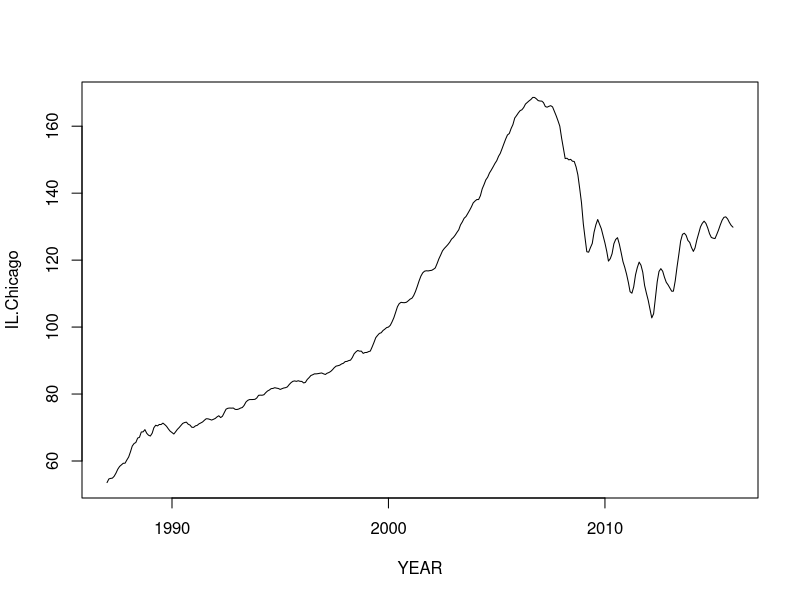
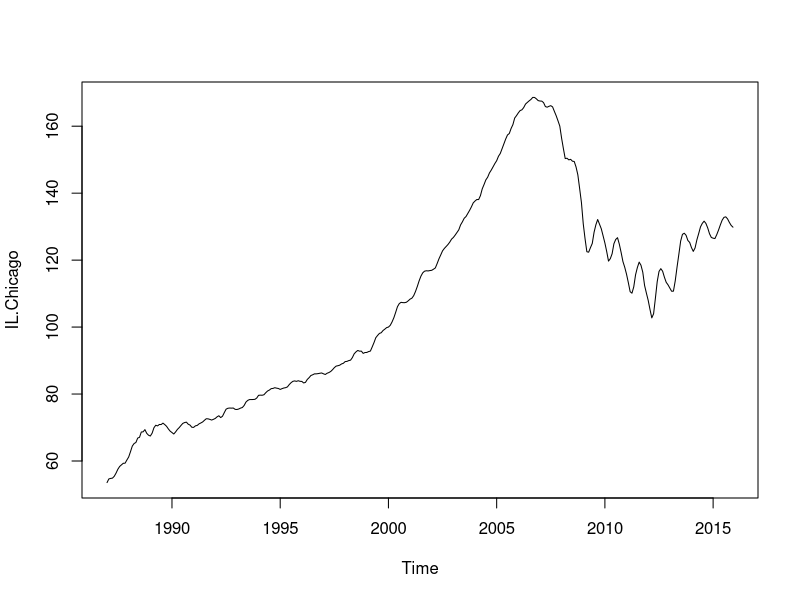
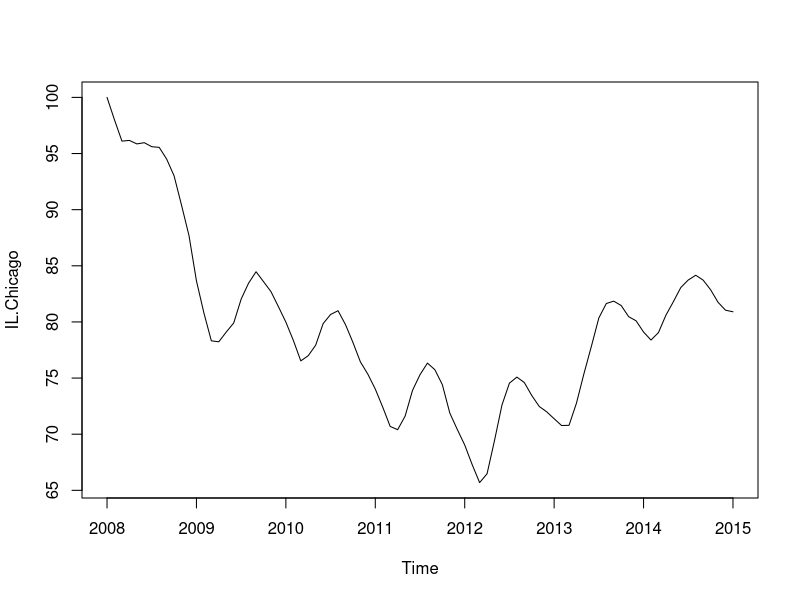
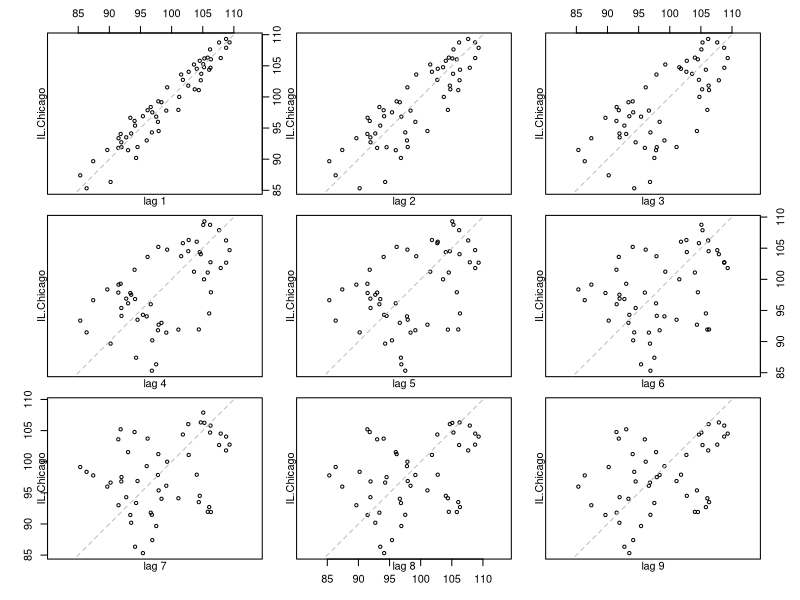
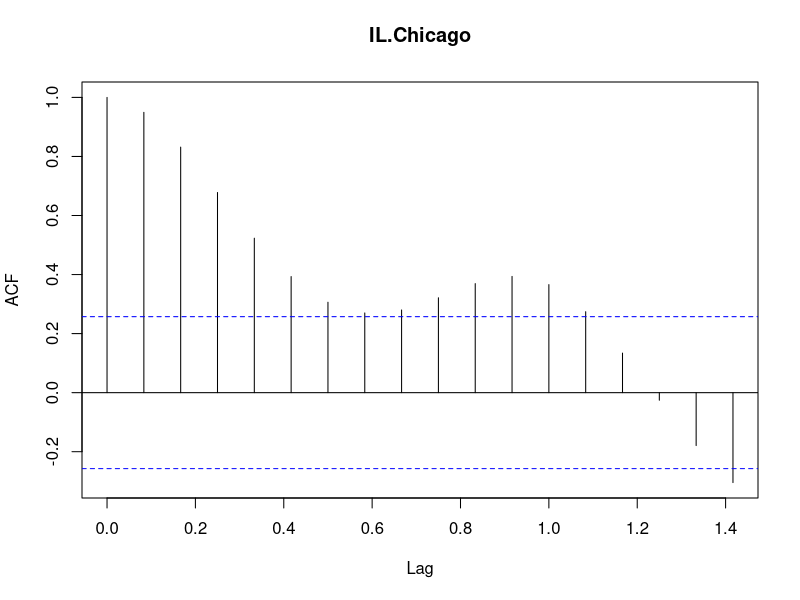
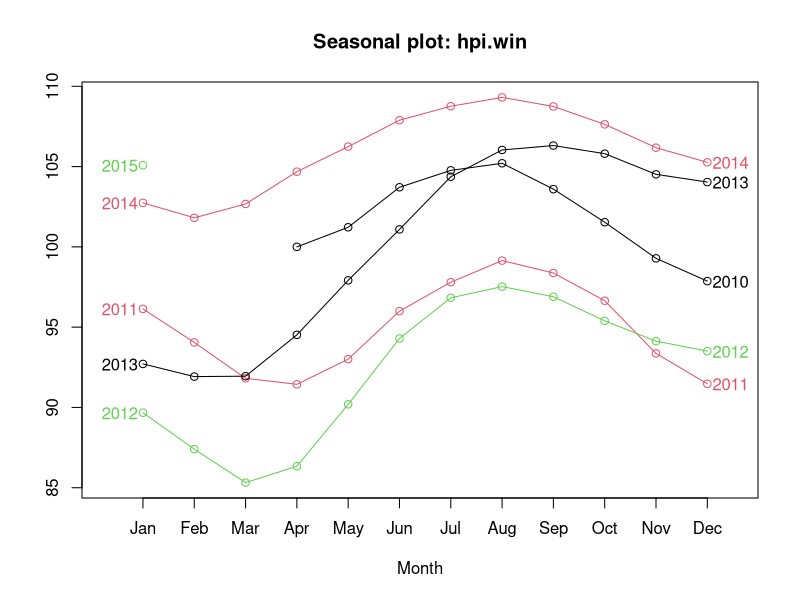
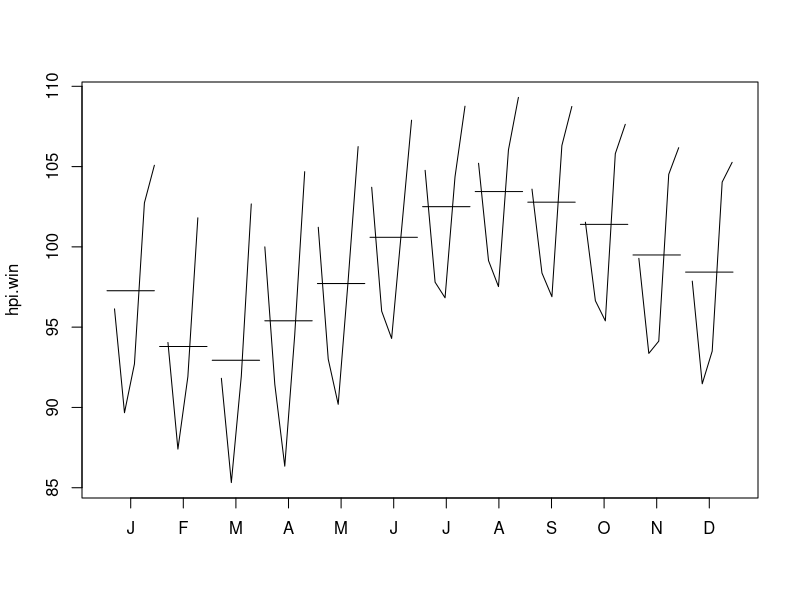
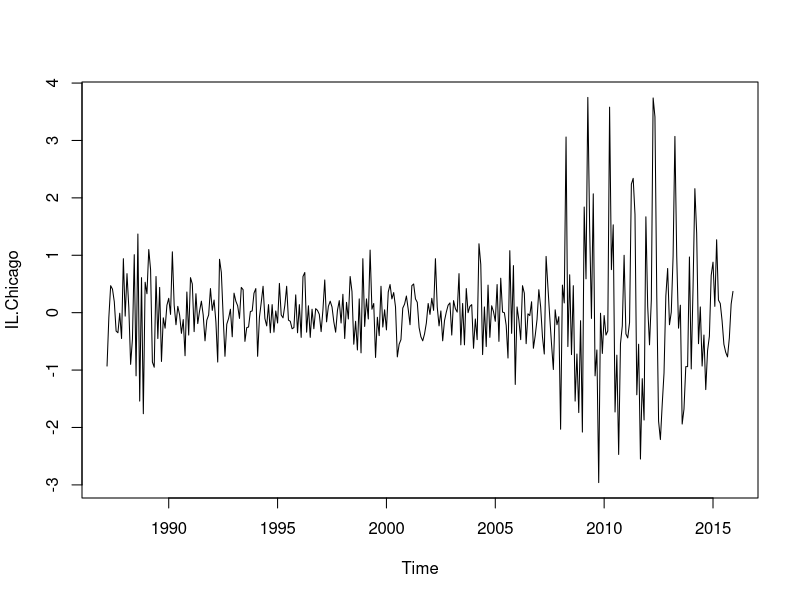

The R source for these figures, in order:
############################################################################################################################
##Lets do something that we have done before i.e. prep up the data, set the working directory etc. 
############################################################################################################################
## Set the working directory
setwd("your working directory based on MAC or PC")

##Read the file in a dataframe with pipe (|) delimiter. 
hpi=read.csv("hpi.csv",sep="|")

##lets subset the relevant data from the entire dataset. 
hpi.ss=hpi[c("YEAR","IL.Chicago")]

## convert the IL.chicago to the standard inflation adjustment transformation. 
## install package to do some manipulation with year column and remove space and append 01 to make it look like a date and not string. 

install.packages("stringr")
library(stringr)

## Remove the empty space between year and month and then put 01 in the front of the string. 
## ^ means starting of the string. 
hpi.ss$YEAR=str_replace(str_replace(hpi.ss$YEAR," ",""),"^","01")
## convert this string into a data by using as.Date function.  We need to give the format. %d stands for day
## %B stands for month in full form e.g. March. %Y stands for year in full form e.g. 2016. 
hpi.ss$YEAR=as.Date(hpi.ss$YEAR,"%d%B%Y")
## Lets plot the graph. 
plot(hpi.ss,type='l')

##However, hpi.ss is a dataframe and we need to convert it into a time series datatype. 
## We will create a function that takes the two inputs (dataframe like hpi.ss and frequency of the data)
## since our data is monthly, our frequency is 12.  If it was quarterly ...
## The function extracts start year, start month, end year, end month and use ts function to create a time series. 
DataframeTS = function(x,y) {
  styr=as.numeric(format((head(x[1],1)),"%Y"))
  stmth=as.numeric(format((head(x[1],1)),"%m"))
  endyr=as.numeric(format((tail(x[1],1)),"%Y"))
  endmth=as.numeric(format((tail(x[1],1)),"%m"))
  return(ts(x[2],start=c(styr,stmth),end=c(endyr,endmth),frequency=y))
}
## Use this function to create a time series.  
hpi.ts=DataframeTS(hpi.ss,12)

## lets plot it with line type= line. 
plot.ts(hpi.ts,type='l')

## Lets create a function to do adjustment to the series. 
## This function takes a time series as an input and divides the entire time series by its first value. 
tsScale=function(x){
  fe=x[1]
  return((x/fe)*100)
}
## Since we are interested in recent data (2008 onwards), lets subset the time series by using a function window. 
hpi.win=window(hpi.ts,start=2008,end=2015)
## apply the tsScale function to see data as percentage of 2008 level. 
hpi.win=tsScale(hpi.win)
## plot the data and see if it makes sense from forecasting purpose. 
plot(hpi.win)
## This may pose a problem from our mean or drift methods. We may get a forecast which is influenced by 2008 super high values. 
## So lets pick a smaller slice that has consistent trend. 
hpi.win=window(hpi.ts,start=2010+.25,end=2015)
## Lets apply the function that we created in earlier step once again. 
hpi.win=tsScale(hpi.win)
## Lets do the lag of the data (correlogram) to see if it is a good candidate for time series forecast. 
lag.plot(hpi.win,lag=9,do.lines=FALSE)
## lets install package forecast to further dig into ACF. 
install.packages("forecast")
library("forecast")
require(tseries)
## lets call acf function that prints out ACF chart. 
acf(hpi.win)
## it seems that ACF is very strong for this data. 
## lets plot seasonal plots and monthly plots
seasonplot(hpi.win,year.labels=TRUE, year.labels.left = TRUE,col=1:3)
monthplot(hpi.win)
## Lets cut a training and test datasets. 
hpi.test=window(hpi.win,start=2014+.5)
hpi.train=window(hpi.win,end=2014+.45)
############################################################################################################################
## idea of differencing 
############################################################################################################################

hpi.diff=diff(hpi.ts,1,2)
plot(hpi.diff)
hpi.diff=diff(hpi.ts,12,1)
plot(hpi.diff)
## lets do box cox tranformation and then do double differencing (seasonal with ordinary differencing)
hpi.diff=diff(diff(BoxCox(hpi.ts,lambda = BoxCox.lambda(hpi.ts)),12,1),1,2)
plot(hpi.diff)
## so seasonal differencing of 1 and double differencing on top of seasonal differencing makes the time series stationary. 
## use adf test and kpss test to confirm what you see. 
adf.test(hpi.diff,alternative="stationary")
## p value is less than 0.05 so we can reject null hypothesis and accept alternate hypothesis that hpi.diff is stationary. 
kpss.test(hpi.diff)
## p value is greater than 0.05 and hence we cannot reject null hypothesis that hpi.diff is stationary. 
############################################################################################################################
# Lets see our training and test dataset. 
############################################################################################################################
## look at ACF and PACF to find out if it is a MA(q) or AR(p) model. 
hpi.diff=diff(hpi.train,1,1)
kpss.test(hpi.diff)
adf.test(hpi.diff)
Acf(hpi.diff,main="acf",lag.max=72)
Pacf(hpi.diff,main="pacf")

fit=Arima(hpi.train, order=c(2,1,1))
## see the information of the model 
fit
res=residuals(fit)
## lets see if residuals are distributed normally. 
hist(res)

Box.test(res,lag=10,fitdf=3,type="L") 

############################################################################################################################
##lets do the forecasting for next 12 months
############################################################################################################################
fc=forecast(fit,h=12)
plot(fc)
lines(hpi.test,col="green")
accuracy(fc,hpi.test)
############################################################################################################################
##could I do this in a simpler way and auto estimate the p q and d. 
############################################################################################################################
fit_auto=auto.arima(hpi.train)
## lets see the model. 
fit_auto
#### it gives arima(2,1,0) as ideal model but with just in one step. 
fc_auto=forecast(fit_auto,h=12)
plot(fc_auto)
lines(hpi.test,col="green")
accuracy(fc_auto,hpi.test)
############################################################################################################################
##Lets take another example of airlines from mid-term.
############################################################################################################################
air=read.csv("a.csv",sep=",",header=TRUE)
air$Month=(str_replace(air$Month,"^","01-"))
air$Month=as.Date(air$Month, "%d-%Y-%m") 
plot(air, type='l')
DataframeTS = function(x,y) {
  styr=as.numeric(format((head(x[1],1)),"%Y"))
  stmth=as.numeric(format((head(x[1],1)),"%m"))
  endyr=as.numeric(format((tail(x[1],1)),"%Y"))
  endmth=as.numeric(format((tail(x[1],1)),"%m"))
  return(ts(x[2],start=c(styr,stmth),end=c(endyr,endmth),frequency=y))
}
air.ts=DataframeTS(air,12)
lag.plot(air.ts,lag=9,do.lines=FALSE)
library("forecast")
acf(air.ts)
seasonplot(air.ts,year.labels=TRUE, year.labels.left = TRUE,col=1:12)
monthplot(air.ts)
air.test=window(air.ts,start=1960)
air.train=window(air.ts,end=1960-.001)
air.train
air.test
air.diff=diff(air.train,1,1)
acf(air.diff)
## we see that ordinary differencing has not removed seasons.  So we need a seasonal differencing too. 
air.diff=diff(air.diff,12,1)
plot(air.diff)
acf(air.diff)
## lets check adf test to confirm that we have achieved stationarity. 
kpss.test(air.diff)
adf.test(air.diff)
## Now acf shows on seasonality. We also see that there 1 lag that is significant. Henceforth q=1. 
## lets use a function called tsdisplay to see acf and pacf in one plot and find out the order.
tsdisplay(air.diff)
## so ACF shows 1 lag and PACF shows 1 lag so q=1 and p=1 and we have d=1 and D=1
fit=Arima(air.train, order=c(1,1,1), seasonal=c(0,1,0))
fit
res=residuals(fit)
Box.test(res, lag=24, fitdf=2,type="L")
## p value is large so residuals are random. 
hist(res)
hist(res,breaks=20)
## lets do forecasting. 

fc=forecast(fit,h=12)
plot(fc)
lines(air.test,col="red")
accuracy(fc,air.test)

## Lets do the same with auto.arima function. 

fit_auto=auto.arima(air.train)
fit_auto
fc_auto=forecast(fit_auto,h=12)
plot(fc_auto)
lines(air.test,col="red")
accuracy(fc_auto,air.test)


############################################################################################################################
##Lets take another example of female unemployment from mid-term.
############################################################################################################################
uemp=read.csv("fn.csv",sep="|",header=TRUE)
summary(uemp)
##1948-01 is the format,  So we need to add  01 at the end. $ denotes the end of line in regex. 
uemp$Month=str_replace(uemp$Month,"$","-01")
## convert the string to date. 
uemp$Month=as.Date(uemp$Month, "%Y-%m-%d") 
## plot the data. 
plot(uemp,type='l')

uemp.ts=DataframeTS(uemp,12)

uemp.ts=tsScale(uemp.ts)
## lets create training and test datasets
uemp.train=window(uemp.ts,start=1975,end=1981-.001)
uemp.test=window(uemp.ts,start=1981)
## see how test and training datasets look.
uemp.train
uemp.test
## is this data stationary? 
adf.test(uemp.train)
## No, data is not stationary and p value is greater than 97%.  First try differencing too make the data stationary. 
uemp.diff=diff(uemp.train)
## lets do adf.test again
adf.test(uemp.diff)
kpss.test(uemp.diff)
## data is stationary now and I can use d=1 for the arima model. 
Acf(uemp.diff)
Pacf(uemp.diff)
## lets see the 72 lags to find out seasonal pattern in the ACF & PACF
Acf(uemp.diff,lag.max=72)
Pacf(uemp.diff,lag.max=72)
## We do see that it peaks at different seasons so lets do seasonal differencing. Remember order does not matter. 
uemp.diff=diff(uemp.diff,12,1)
## Now see the acf. 
Acf(uemp.diff,lag.max=72)
pacf(uemp.diff,lag.max=72)

Acf(uemp.diff,lag.max=5)
Pacf(uemp.diff,lag.max=5)
## so I see one lag at 12 months for ACF and PACF and 1 lag for ACF and PACF
fit=Arima(uemp.train, order=c(1,1,2),seasonal=c(1,1,1))
## check the residuals. 
res=residuals(fit)
plot(res)
hist(res)
## Check box ljung test. 
Box.test(res, lag=24, fitdf=6,type="L")
## P value is 40% so data is random. 
fc=forecast(fit,h=12)
plot(fc)
lines(uemp.test)
accuracy(fc,uemp.test)
## Now lets do the same for different models in +1 -1 of p,q, P and Q and see which gives lowest RMSE

fit=arima(uemp.train, order=c(1,1,0),seasonal=c(1,1,0))
## check the residuals. 
res=residuals(fit)
plot(res)
hist(res)
## Check box ljung test. 
Box.test(res, lag=12, fitdf=6,type="L")
## P value is 40% so data is random. 
fc=forecast(fit,h=12)
plot(fc)
lines(uemp.test)
accuracy(fc,uemp.test)

fit=arima(uemp.train, order=c(1,1,0),seasonal=c(2,1,0))
## check the residuals. 
res=residuals(fit)
plot(res)
hist(res)
## Check box ljung test. 
Box.test(res, lag=12, fitdf=5,type="L")
## P value is 40% so data is random. 
fc=forecast(fit,h=12)
plot(fc)
lines(uemp.test)
accuracy(fc,uemp.test)

fit=arima(uemp.train, order=c(1,1,0),seasonal=c(2,0,0))
## check the residuals. 
res=residuals(fit)
plot(res)
hist(res)
## Check box ljung test. 
Box.test(res, lag=12, fitdf=4,type="L")
## P value is 40% so data is random. 
fc=forecast(fit,h=12)
plot(fc)
lines(uemp.test)
accuracy(fc,uemp.test)

## or just go to auto.arima and tune around that model. 
fit=auto.arima(uemp.train)
fc=forecast(fit,h=12)
plot(fc)
lines(uemp.test)
accuracy(fc,uemp.test)